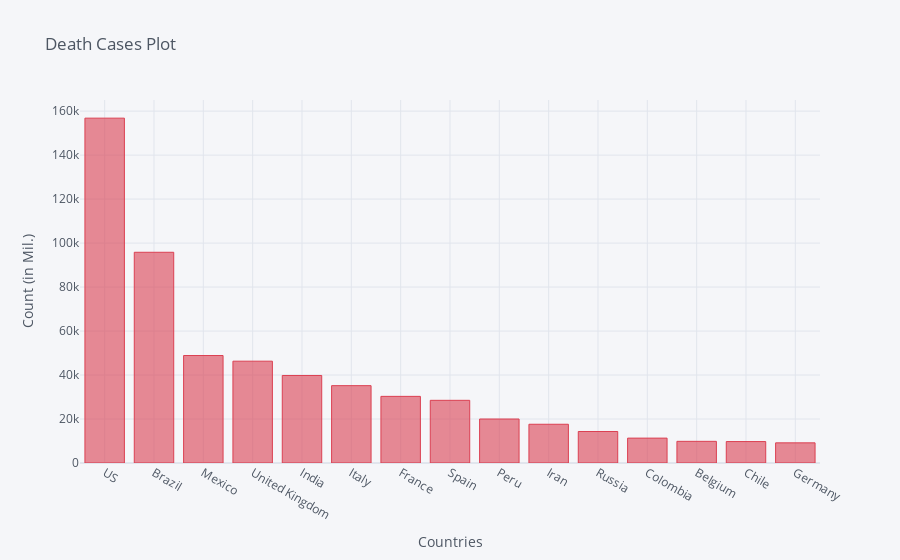

Source (notebook cell):
### Code cell
death_df2_plot.iplot(kind='bar', x='Country/Region', y='8/4/20',color='red',
                    title='Death Cases Plot',xTitle='Countries',yTitle='Count (in Mil.)')

### Figure 1 — Plotly figure (JSON) as saved in the notebook; plotly's stock layout.template omitted (floating-point values rounded to 4 significant figures)
{"data": [{"marker": {"color": "rgba(219, 64, 82, 0.6)", "line": {"color": "rgba(219, 64, 82, 1.0)", "width": 1}}, "name": "8/4/20", "orientation": "v", "text": "", "type": "bar", "x": ["US", "Brazil", "Mexico", "United Kingdom", "India", "Italy", "France", "Spain", "Peru", "Iran", "Russia", "Colombia", "Belgium", "Chile", "Germany"], "y": [156801, 95819, 48869, 46295, 39795, 35171, 30297, 28498, 20007, 17617, 14327, 11315, 9852, 9745, 9163]}], "layout": {"legend": {"bgcolor": "#F5F6F9", "font": {"color": "#4D5663"}}, "paper_bgcolor": "#F5F6F9", "plot_bgcolor": "#F5F6F9", "title": {"font": {"color": "#4D5663"}, "text": "Death Cases Plot"}, "xaxis": {"gridcolor": "#E1E5ED", "showgrid": true, "tickfont": {"color": "#4D5663"}, "title": {"font": {"color": "#4D5663"}, "text": "Countries"}, "zerolinecolor": "#E1E5ED"}, "yaxis": {"gridcolor": "#E1E5ED", "showgrid": true, "tickfont": {"color": "#4D5663"}, "title": {"font": {"color": "#4D5663"}, "text": "Count (in Mil.)"}, "zerolinecolor": "#E1E5ED"}}}
